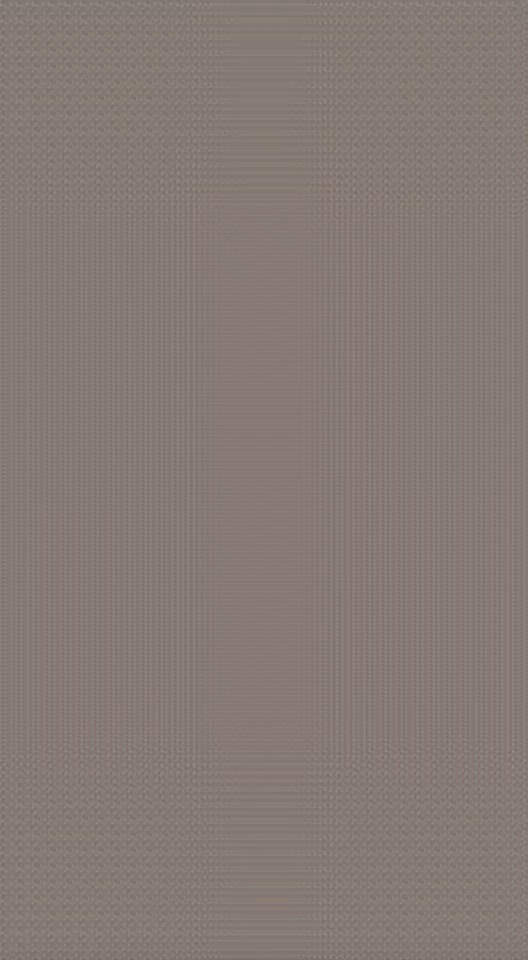
#> input picture assets/samples/_frame0.png, 528 x 960 px
$ python -i video_style_gate.py   (imports and definitions only)
#> lines starting #> are read from the running program, lines starting #| are printed output that depends on the picture
"""Cross-shot visual-style consistency gate for images and accepted videos."""

from __future__ import annotations

import json
import math
import re
import shutil
import statistics
import subprocess
from dataclasses import asdict, dataclass
from io import BytesIO
from pathlib import Path

from PIL import Image, ImageFilter, ImageOps


MANIFEST_TEMPLATE = "video_style_gate/v1"
REPORT_TEMPLATE = "video_style_gate_report/v1"
VIDEO_SUFFIXES = {".mp4", ".mov", ".mkv", ".webm", ".avi"}
IMAGE_SUFFIXES = {".png", ".jpg", ".jpeg", ".webp", ".bmp"}
SAFE_ID = re.compile(r"^[A-Za-z0-9_-]+$")


@dataclass(frozen=True, slots=True)
class StyleFingerprint:
    hue_histogram: tuple[float, ...]
    saturation_histogram: tuple[float, ...]
    value_histogram: tuple[float, ...]
    luma_mean: float
    luma_std: float
    saturation_mean: float
    edge_density: float
    edge_strength: float

    def to_dict(self) -> dict[str, object]:
        return asdict(self)


@dataclass(frozen=True, slots=True)
class StyleMedia:
    media_id: str
    path: Path
    region: tuple[float, float, float, float]
    control_report: Path | None


@dataclass(frozen=True, slots=True)
class StyleAcceptance:
    maximum_style_distance: float
    maximum_palette_distance: float
    maximum_edge_density_delta: float
    maximum_edge_strength_delta: float
    maximum_temporal_drift: float


@dataclass(frozen=True, slots=True)
class VideoStyleGateManifest:
    manifest_path: Path
    gate_id: str
    reference: StyleMedia
    candidates: tuple[StyleMedia, ...]
    sample_count: int
    fingerprint_size: int
    acceptance: StyleAcceptance

    # [270 lines left out: functions load, validate_assets, run_video_style_gate, not called in this run]


def fingerprint_image(
    image: Image.Image,
    *,
    size: int = 128,
) -> StyleFingerprint:
    normalized = ImageOps.fit(
        image.convert("RGB"),
        (size, size),
        method=Image.Resampling.LANCZOS,
    )
    hsv = normalized.convert("HSV")
    hue, saturation, value = hsv.split()
    hue_pixels = list(hue.getdata())
    saturation_pixels = list(saturation.getdata())
    value_pixels = list(value.getdata())
    hue_histogram = [0.0] * 16
    for hue_value, saturation_value in zip(
        hue_pixels,
        saturation_pixels,
        strict=True,
    ):
        hue_histogram[min(15, hue_value * 16 // 256)] += (
            saturation_value / 255.0
        )
    saturation_histogram = _histogram(saturation_pixels, 8)
    value_histogram = _histogram(value_pixels, 8)
    grayscale = normalized.convert("L")
    grayscale_pixels = list(grayscale.getdata())
    edge_image = grayscale.filter(ImageFilter.FIND_EDGES)
    if size > 8:
        edge_image = edge_image.crop((2, 2, size - 2, size - 2))
    edge_pixels = list(edge_image.getdata())
    return StyleFingerprint(
        hue_histogram=tuple(_normalize(hue_histogram)),
        saturation_histogram=tuple(_normalize(saturation_histogram)),
        value_histogram=tuple(_normalize(value_histogram)),
        luma_mean=statistics.fmean(grayscale_pixels),
        luma_std=statistics.pstdev(grayscale_pixels),
        saturation_mean=statistics.fmean(saturation_pixels),
        edge_density=sum(value >= 32 for value in edge_pixels)
        / len(edge_pixels),
        edge_strength=statistics.fmean(edge_pixels) / 255.0,
    )


# [283 lines left out: functions aggregate_fingerprints, compare_fingerprints, _style_issues, _sample_media, _probe_duration, _control_blockers and 2 more, not called in this run]


def _histogram(values: list[int], bins: int) -> list[float]:
    histogram = [0.0] * bins
    for value in values:
        histogram[min(bins - 1, value * bins // 256)] += 1.0
    return _normalize(histogram)


def _normalize(values: list[float]) -> list[float]:
    total = sum(values)
    return (
        [value / total for value in values]
        if total > 0
        else [0.0 for _ in values]
    )


# [29 lines left out: functions _distribution_distance, _region, not called in this run]


def _issue(code: str, message: str) -> dict[str, str]:
    return {"code": code, "message": message, "severity": "error"}


# [67 lines left out: functions _safe_id, _required_object, _required_string, _resolve_path, _bounded_float, _bounded_int, not called in this run]

>>> from PIL import Image
>>> picture = Image.open('../../../../../../assets/samples/_frame0.png')
#> picture is the input picture: PIL image 528x960 RGB; mean R, G, B 133.5, 121.9, 116.1
>>> result = fingerprint_image(picture)
#> in fingerprint_image, `normalized = ImageOps.fit( image.convert("RGB"), (size, size), method=..`:
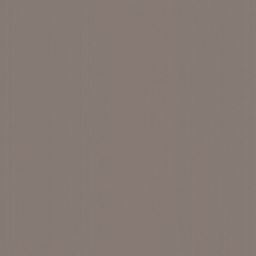
#> normalized: PIL image 128x128 RGB (shown 2 times larger); mean R, G, B 133.9, 121.8, 116.1
#> in fingerprint_image, `hsv = normalized.convert("HSV")`: hsv: PIL image 128x128 HSV; mean H, S, V 12.9, 33.2, 133.9
#> in fingerprint_image, `hue, saturation, value = hsv.split()`:
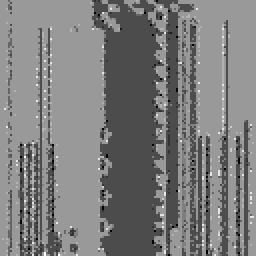
#> hue: PIL image 128x128 L (shown 2 times larger); min 8, max 18, mean 12.89; drawn with min black and max white
#> in fingerprint_image, `hue, saturation, value = hsv.split()`:
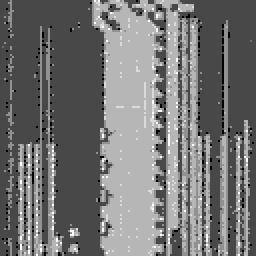
#> saturation: PIL image 128x128 L (shown 2 times larger); min 30, max 37, mean 33.2; drawn with min black and max white
#> in fingerprint_image, `hue_pixels = list(hue.getdata())`: hue_pixels = 16384 values, max 18 at index 9996, min 8 at index 78, mean 12.89
#> in fingerprint_image, `saturation_pixels = list(saturation.getdata())`: saturation_pixels = 16384 values, max 37 at index 47, min 30 at index 68, mean 33.19
#> in fingerprint_image, `value_pixels = list(value.getdata())`: value_pixels = 16384 values, max 137 at index 47, min 131 at index 2130, mean 133.9
#> the loop in fingerprint_image, `for hue_value, saturation_value in zip( hue_pixels, saturation_pixels,..` made 16384 passes
#> (hue_value, saturation_value) on passes 1 to 3: (14, 32), (14, 32), (14, 32)
#> after the loop in fingerprint_image, `for hue_value, saturation_value in zip(`: hue_histogram = [2113.4, 19.2, 0, 0, 0, 0, 0, 0, 0, 0, 0, 0, 0, 0, 0, 0]
#> the loop in _histogram, `for value in values:` made 16384 passes
#> value on passes 1 to 3: 32, 32, 32
#> after the loop in _histogram, `for value in values:`: histogram = [345, 16039, 0, 0, 0, 0, 0, 0]
#> in _normalize, `total = sum(values)`: total = 16384
#> in fingerprint_image, `saturation_histogram = _histogram(saturation_pixels, 8)`: saturation_histogram = [0.0211, 0.979, 0, 0, 0, 0, 0, 0]
#> the loop in _histogram (call 2), `for value in values:` made 16384 passes
#> value on passes 1 to 3: 133, 132, 133
#> in fingerprint_image, `value_histogram = _histogram(value_pixels, 8)`: value_histogram = [0, 0, 0, 0, 1, 0, 0, 0]
#> in fingerprint_image, `grayscale_pixels = list(grayscale.getdata())`: grayscale_pixels = 16384 values, max 127 at index 30, min 123 at index 461, mean 125
#> in fingerprint_image, `edge_image = grayscale.filter(ImageFilter.FIND_EDGES)`:
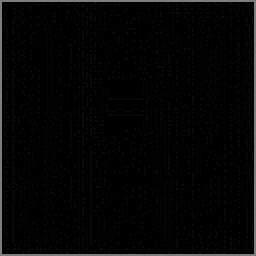
#> edge_image: PIL image 128x128 L (shown 2 times larger); min 0, max 127, mean 5.4
#> in fingerprint_image, `edge_image = edge_image.crop((2, 2, size - 2, size - 2))`:
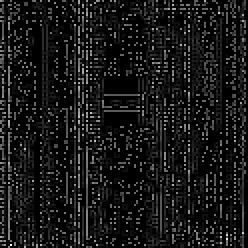
#> edge_image: PIL image 124x124 L (shown 2 times larger); min 0, max 17, mean 1.5; drawn with min black and max white
#> in fingerprint_image, `edge_pixels = list(edge_image.getdata())`: edge_pixels = 15376 values, max 17 at index 15133, min 0 at index 4, mean 1.5

$ run again, on assets/samples/_frame40.png
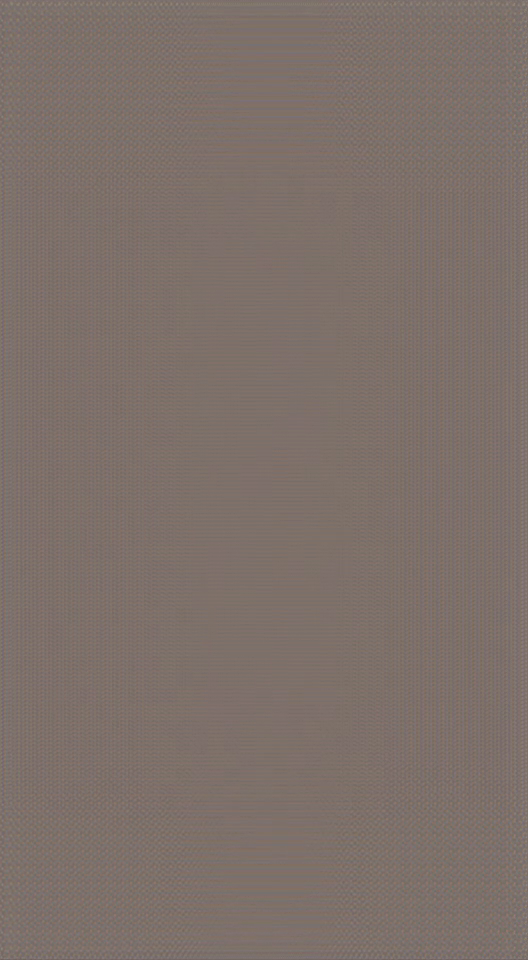
#> input picture assets/samples/_frame40.png, 528 x 960 px
#> picture is the input picture: PIL image 528x960 RGB; mean R, G, B 125.4, 112.2, 105.9
#> hsv: PIL image 128x128 HSV; mean H, S, V 13.1, 39.6, 125.4
#> in fingerprint_image, `hue, saturation, value = hsv.split()`:
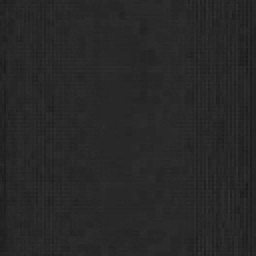
#> saturation: PIL image 128x128 L (shown 2 times larger); min 24, max 50, mean 39.6
#> hue_pixels = 16384 values, max 20 at index 2017, min 2 at index 614, mean 13.11
#> saturation_pixels = 16384 values, max 50 at index 12786, min 24 at index 11899, mean 39.58
#> value_pixels = 16384 values, max 130 at index 2687, min 121 at index 1657, mean 125.4
#> the loop in fingerprint_image, `for hue_value, saturation_value in zip( hue_pixels, saturation_pixels,..` made 16384 passes
#> (hue_value, saturation_value) on passes 1 to 3: (11, 38), (11, 36), (11, 30)
#> after the loop in fingerprint_image, `for hue_value, saturation_value in zip(`: hue_histogram = [2168, 375, 0, 0, 0, 0, 0, 0, 0, 0, 0, 0, 0, 0, 0, 0]
#> the loop in _histogram, `for value in values:` made 16384 passes
#> value on passes 1 to 3: 38, 36, 30
#> after the loop in _histogram, `for value in values:`: histogram = [165, 16219, 0, 0, 0, 0, 0, 0]
#> total = 16384
#> saturation_histogram = [0.0101, 0.99, 0, 0, 0, 0, 0, 0]
#> the loop in _histogram (call 2), `for value in values:` made 16384 passes
#> value on passes 1 to 3: 126, 126, 125
#> value_histogram = [0, 0, 0, 0.977, 0.0233, 0, 0, 0]
#> grayscale_pixels = 16384 values, max 120 at index 2687, min 113 at index 113, mean 115.3
#> in fingerprint_image, `edge_image = edge_image.crop((2, 2, size - 2, size - 2))`:
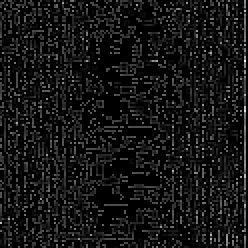
#> edge_image: PIL image 124x124 L (shown 2 times larger); min 0, max 20, mean 1.6; drawn with min black and max white
#> edge_pixels = 15376 values, max 20 at index 3842, min 0 at index 0, mean 1.6
